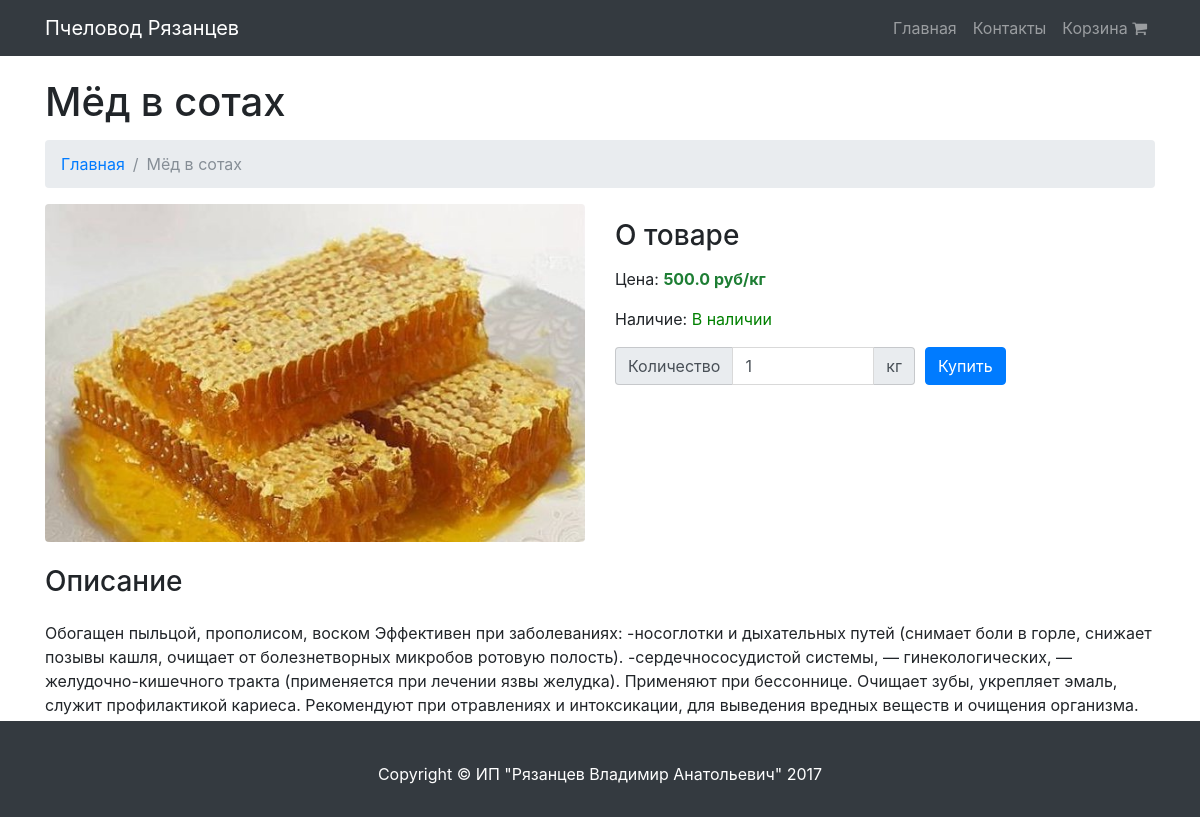
/product/1/, run on the app's committed database.
### store/models.py (models this page shows)
class Product(models.Model):
    kg = 'кг'
    pcs = 'шт'
    measure_classifier = (
        (kg, 'кг'),
        (pcs, 'шт'),
    )
    photo = models.ImageField(upload_to="images")
    name = models.CharField(max_length=500)
    short_description = models.TextField()
    description = models.TextField()
    price = models.FloatField()
    measure = models.CharField(max_length=10, choices=measure_classifier, default=kg)
    in_stock = models.BooleanField(default=True)

### store/views.py (the view)
# urls.py: url(r'^product/(?P<id>\d+)/$', views.product, name='product'),
def product(request, id):
    product = Product.objects.get(id=id)
    cart_item_list = get_cart_item_list(request)
    return render(
        request,
        "product.html",
        {
            "product": product,
            "cart_size": len(cart_item_list)
        }
    )

### store/views.py (called while the page is built)
def get_cart_item_list(request):
    if not request.session.session_key:
        request.session.save()
    cart = Cart.objects.get_or_create(session_key=request.session.session_key)[0]
    return CartItem.objects.filter(cart=cart)

### store/templates/product.html
{% extends "base.html" %}
{% block content %}
    <div class="container">
        <h1 class="mt-4 mb-3">{{ product.name }}
        </h1>
        <ol class="breadcrumb">
            <li class="breadcrumb-item">
                <a href="{% url "index" %}">Главная</a>
            </li>
            <li class="breadcrumb-item active">{{ product.name }}</li>
        </ol>
        <div class="row">
            <div class="col-md-6">
                <img class="rounded" width="100%" src="{{ product.photo.url }}">
            </div>
            <div class="col-md-6">
                <h3 class="my-3">О товаре</h3>
                <p>Цена: <b style="color: #1e7e34">{{ product.price }} руб/{{ product.measure }}</b></p>
                <p>Наличие: {% if product.in_stock %}
                    <span style="color: green; ">В наличии</span>
                {% else %}
                    <span style="color: red; ">Нет в наличии</span>
                {% endif %}
                </p>
                <div class="form-inline">
                    <div class="input-group" style="width: 300px">
                        <div class="input-group-addon">Количество</div>
                        {% if product.measure == "кг" %}
                            <input type="number" step="0.100" class="form-control" value="1">
                        {% else %}
                            <input type="number" step="1" class="form-control" value="1">
                        {% endif %}
                        <div class="input-group-addon">{{ product.measure }}</div>
                    </div>
                    <a href="{% url "add_to_cart" id=product.id quantity=1 %}" style="margin-left: 10px"
                       class="btn btn-primary">Купить</a>
                </div>
            </div>
        </div>
        <h3 class="my-4">Описание</h3>
        <div class="row">
            <div class="col-md-12">
                <p>{{ product.description }}</p>
            </div>
        </div>
    </div>
{% endblock %}

### store/static/css/modern-business.css (style rules this page uses)
body { padding-top: 54px; }
@media (min-width: 992px) { body { padding-top: 56px; } }

### store/static/css/style.css (style rules this page uses)
html { position: relative; min-height: 100%; }
body { margin-bottom: 60px; }

### data on the page
Product: name "Мёд в сотах", photo (picture), price "500.0", measure "кг", description "Обогащен пыльцой, прополисом, воском Эффективен при заболеваниях: -носоглотки и дыхательных путей (снимает боли в горле, снижает позывы кашля, очищает от болезнетворных микробов ротовую полость). -сердечнососудистой системы, — гинекологических, — желудочно-кишечного тракта (применяется при лечении язвы желудка). Применяют при бессоннице. Очищает зубы, укрепляет эмаль, служит профилактикой кариеса. Рекомендуют при отравлениях и интоксикации, для выведения вредных веществ и очищения организма.…"
